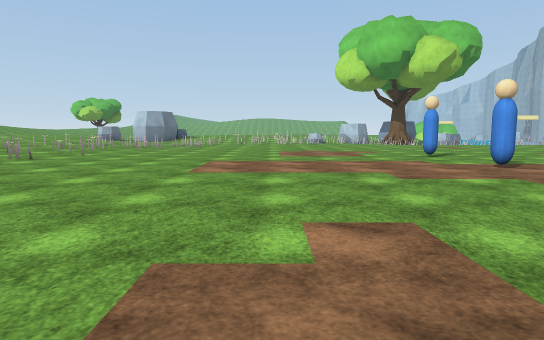
[1] (above)

12 first-person views from a walk through a Unity game level. The camera is 1.2 m above the floor, tilts 6° down and sees 75° across. The floor is counted in squares, 2 m on a side. Each view is taken from the middle of a square. On the plan, view 1 faces up. The plan holds only what a view shows up to about 10 squares ahead; the rest is blank. The place goes on beyond the plan. Surface patterns are stand-ins for the level's own textures.

[2]
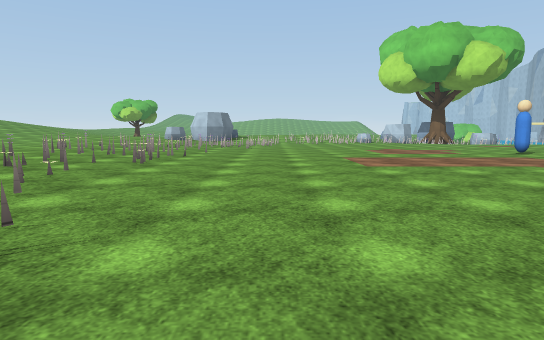

[3]
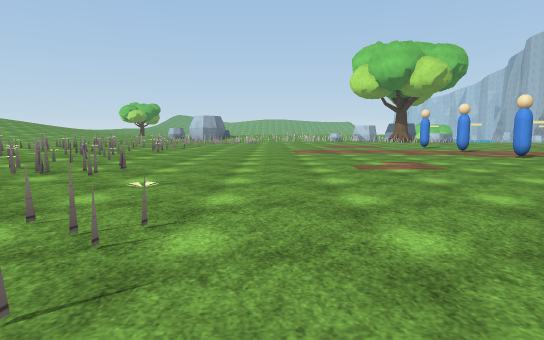

[4]
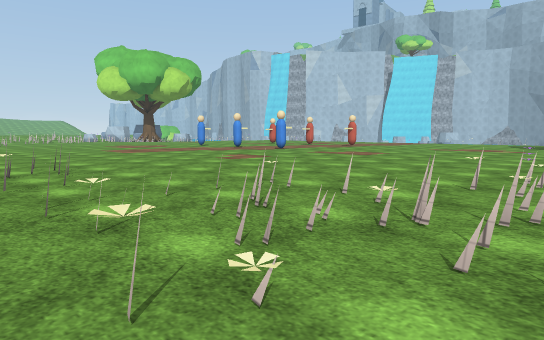

[5]
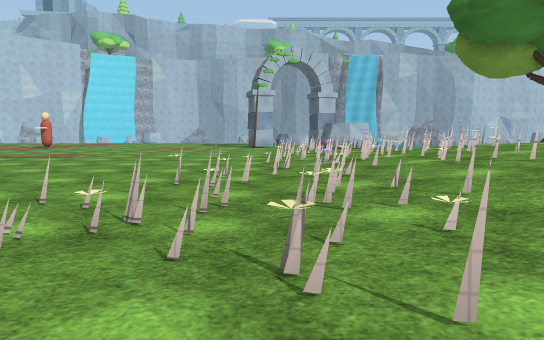

[6]
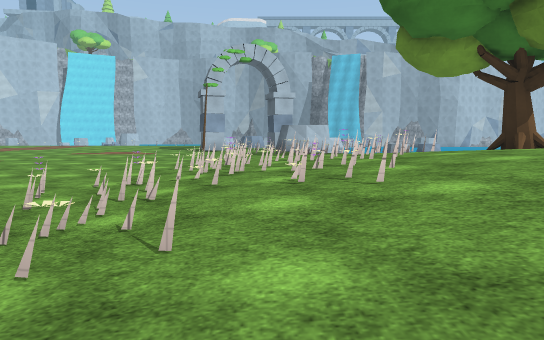

[7]
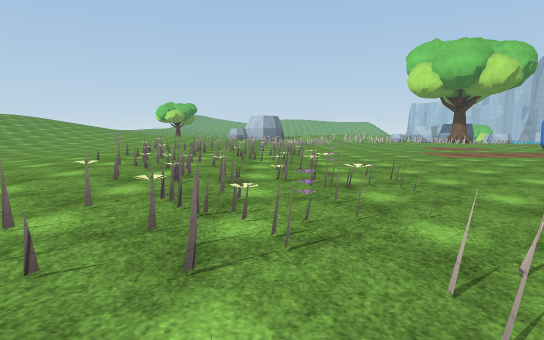

[8]
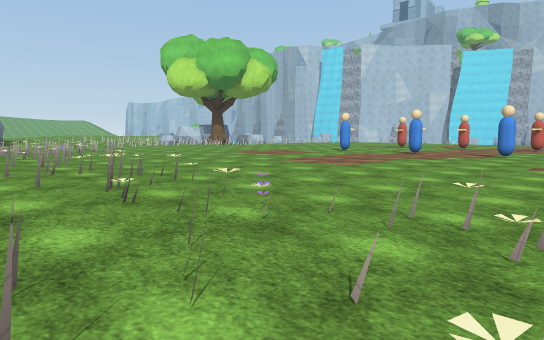

[9]
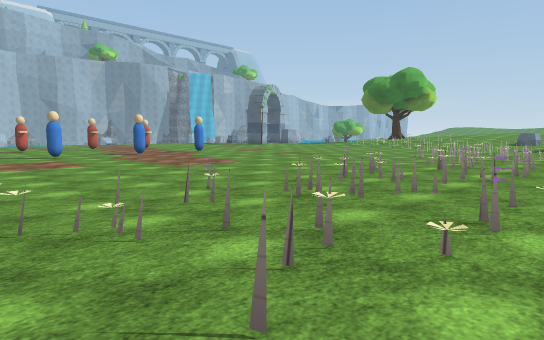

[10]
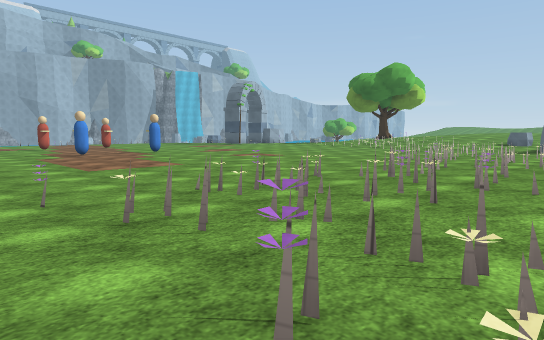

[11]
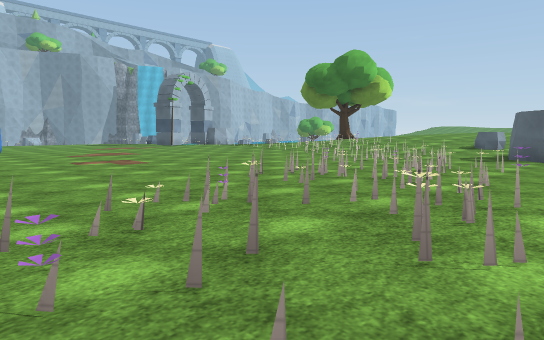

[12]
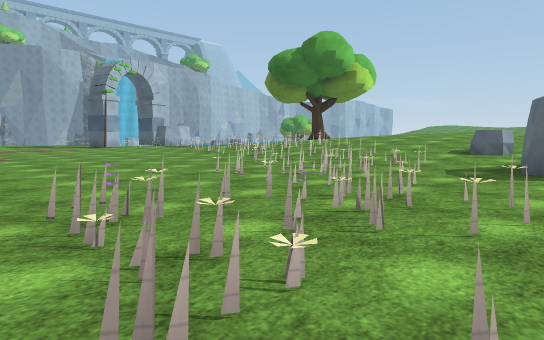

### Floor plan
Key: @ floor where view 1 was taken; # wall or solid block; . main floor; : floor 0.25 m higher than the main floor; + floor 0.5 m higher than the main floor; * floor 0.75 m higher than the main floor; % floor 1 m higher than the main floor; / step, stairs or slope; = window, fence, low wall or low ledge; O other object.
Columns run from 13 left of view 1 to 5 right of it. Each row starts with its distance up from view 1.
 12     +=#=.
 11     ++=/.......
 10     +:==...........
  9     +====........O.
  8     ===#...........
  7     #===...........
  6 ..::====.........O.
  5 ..::/=:=...........
  4  .::=:/:.........O.
  3   :::=:=..........
  2   .:/====........
  1    ::/====........
  0     ::===....@....
 -1     .:===..........
 -2      :===..........
 -3      .:=..=........
 -4      ....==........
 -5      ...=#./=......
 -6      #O..==.==//...
 -7       O:=/=:===/#:
 -8      OO:+++++===++
 -9        O+++====#==
-10        ++ *%%=**+
-11            %%%%= ==
-12
-13
-14                 OO

Where each view was taken, in squares from view 1:
view 1: 0 up, 0 right, facing up
view 2: 1 down, 3 left, facing up
view 3: 5 down, 2 left, facing up
view 4: 6 down, 6 left, facing up-right
view 5: 6 down, 6 left, facing right
view 6: 8 down, 5 left, facing right
view 7: 4 down, 6 left, facing up
view 8: 1 up, 8 left, facing up-right
view 9: 12 up, 9 left, facing down-right
view 10: 10 up, 9 left, facing down-right
view 11: 5 up, 9 left, facing down-right
view 12: 1 up, 8 left, facing down-right
